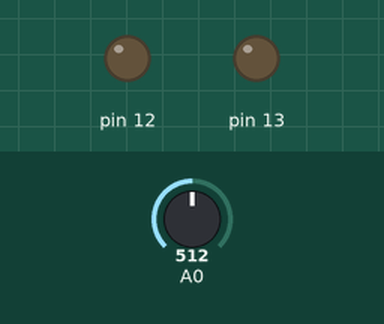
Recording of a sketch running on a simulated Arduino Uno, built with avr-gcc and run on an emulated ATmega328P. On the bench: output pins drawn as LEDs (lit = HIGH). The inputs (shaded band) are chosen by the test bench; at power-on: A0 = 512. What the sketch prints to the serial monitor is not drawn.

Above: at 1.2 s.
1.3 s: A0 set to 531
3.4 s: A0 set to 984
6.4 s: A0 set to 1008
At 7.9 s:
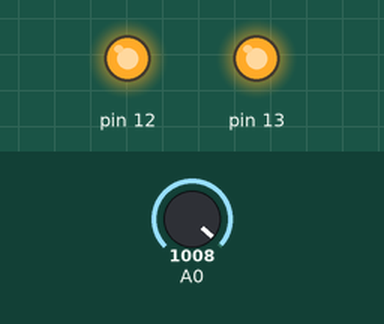
Timing chart, 0 to 15.4 s (numbered marks = the images above; inputs shaded):
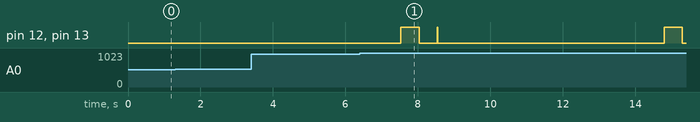

Measured:
- the behaviour switches between 999 and 1000 on A0 (found by bisection; images 0 and 1)
- after the input at 1.3 s, every drawn part: stays the same
- after the input at 3.4 s, every drawn part: stays the same

The sketch:

Prototype1A_rev6_real_time.ino
```cpp
int const Ts = 8;      //Ends up effectively becoming 8.1234 ms during data capture for-loop
int i, cal;
int const L = 741;     //need odd number points/even number segments for integration
int readVal[L];        //initialize for 741 total data points. indices 0 - 740
int calSamp = 50;
//int ss = L / 6;        //247 total data points for FEV1. This nice odd int is why we chose L=741.
int trig1 = 3;
int trig2 = 3;
int p = 1;

void setup() {
  Serial.begin(57600);
  Serial.println("Power On");
  pinMode(13, OUTPUT);
  pinMode(12, OUTPUT);
}

void loop() {
  while(p==1)
  {
      cal = findCal(calSamp);
      Serial.print("Cal is ");
      Serial.print(cal);
      Serial.println("");
      cal = 509;
      p = 0;
  }

   delay(4);

    //FIRST CHECK
    readVal[1] = analogRead(A0);
    if (readVal[1] > (cal+trig1) || readVal[1]<(cal-trig1))
    {
      delay(Ts);
      readVal[2] = analogRead(A0);

      //SECOND CHECK
      if (readVal[2] > (cal+trig2) || readVal[2]<(cal-trig2))
      {
        Serial.println("");
        digitalWrite(12, 0);            //possibly move these digitalWrites() above //FIRST CHECK , seem redundant
        digitalWrite(13, 0);            //actually keep here, b/c we don't want breath status vanishing unless used again
        delay(Ts);

        //GATHER RAW DATA - THIS HAS ACTUAL TS = 8.3143631436 ms
        for (i = 3; i < L; i++)
        {
          Serial.print(analogRead(A0));
          Serial.print(",");
          delay(Ts);
        }

        delay(100);
        blinkTimerON();
        delay(500);
        blinkTimerOFF();
        delay(500);
        blinkTimerON();

        //SEND CORRECTING DATA AND  SPLINE
        Serial.println("END. Append this data to beginning:");
        Serial.print(cal);
        Serial.print(",");
        Serial.print(readVal[1]);
        Serial.print(",");
        Serial.print(readVal[2]);

    }
  }
}

int findCal(int calSamp)
{
  int cal = 0;
  for (i = 0; i <= calSamp; i++)
    cal = cal + analogRead(A0);

  return cal/calSamp;
}

float bitsToflow(int bits)
{
  if( bits==(cal+1) )
    bits = cal;

  float a = 0.0048828125*(bits - cal);
  if(a < 0) {
    return -sqrt(-a) * .0079066947;
  }
  return sqrt(a) * .0079066947;
}

void blinkTimerOFF()
{
  digitalWrite(13, 0);
  digitalWrite(12, 0);
}

void blinkTimerON()
{
  digitalWrite(13, 1);
  digitalWrite(12, 1);
}
```
